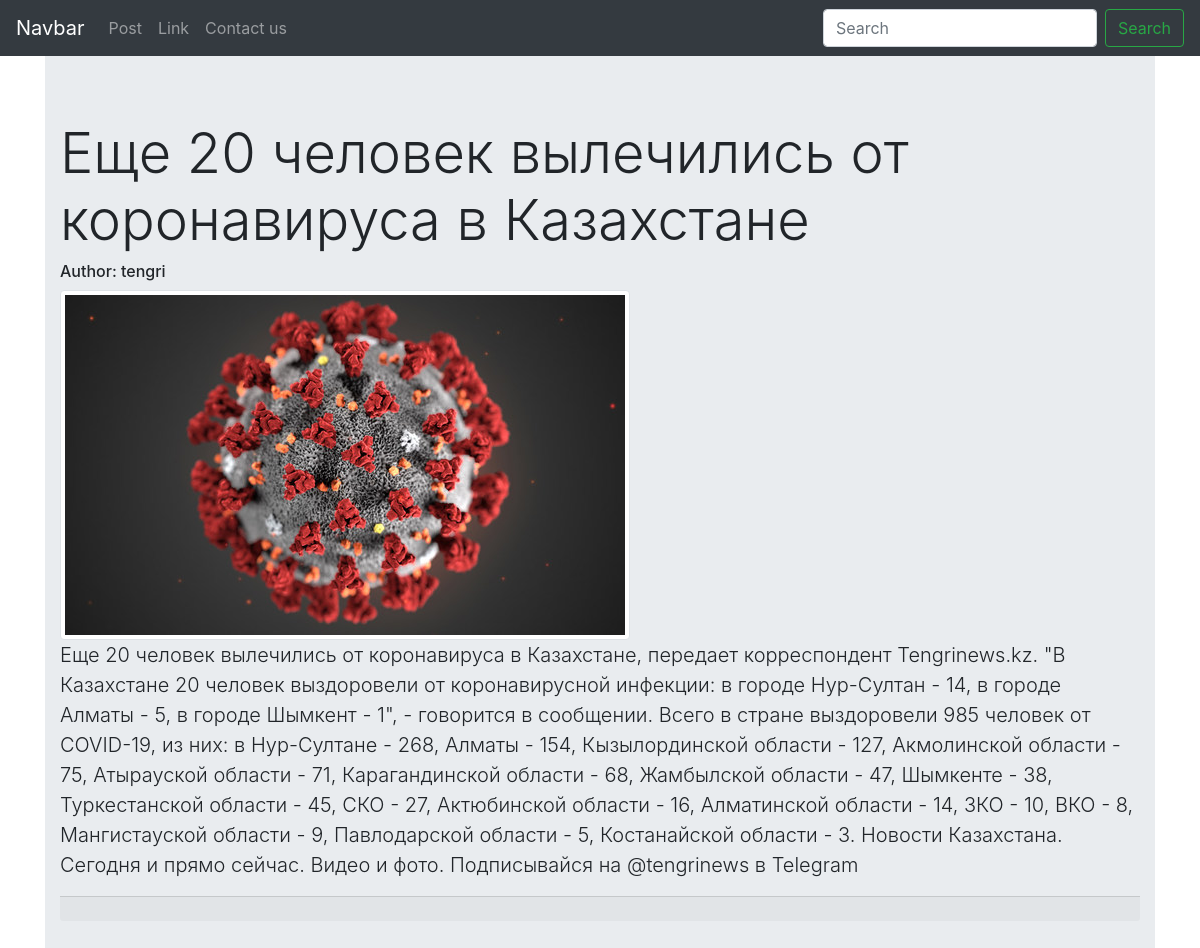
/4, run on an earlier commit of the app's database.
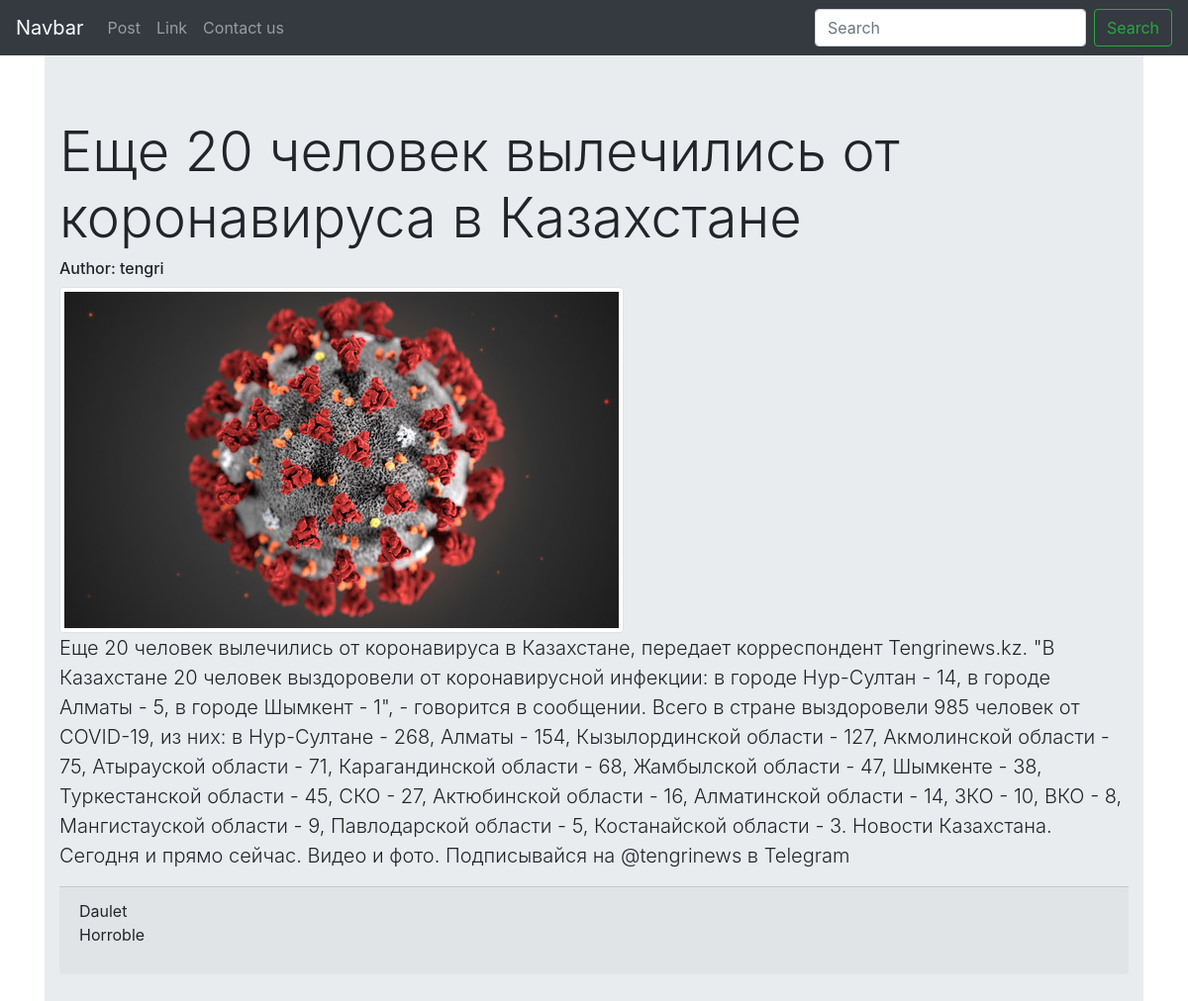
And on a later commit of the database.
### blog/models.py (models this page shows, shortened)
class Post(models.Model):
	author = models.CharField(max_length=200)
	title = models.CharField(max_length=200)
	text = models.TextField(blank=True)
	cover = models.ImageField(blank=True)
	created_date = models.DateTimeField(default=timezone.now)
	published_date = models.DateTimeField(blank=True, null=True)

class Comment(models.Model):
	post = models.ForeignKey(Post, on_delete=models.CASCADE, related_name='comments')
	comment = models.CharField(max_length=200)
	author = models.CharField(max_length=32)
	def __str__(self):
		return self.comment

### blog/views.py (the view)
# urls.py: path('<int:pk>', PostDetailView.as_view(), name='post_detail'),
class PostDetailView(DetailView):
	model = Post
	context_object_name = 'post'
	template_name='post_detail_view.html'

### templates/post_detail_view.html
{% extends "_base.html" %}
{% block content %}
<div class="jumbotron jumbotron-fluid">
  <div class="container">
    <h1 class="display-4">{{ post.title }}</h1>
    <h6>Author: {{ post.author }}</h6>
    {% if post.cover %}
		<img class="img-thumbnail" src="{{ post.cover.url }}" alt="{{ post.title }}">
	{% endif %}
    <p class="lead text-break">{{ post.text }}</p>
    <div class="card-footer">
      {% for comment in post.comments.all %}
        <p>
          <span> {{ comment.author }} </span> <br>
          {{ comment }}
        </p>
      {% endfor %}
    </div>
  </div>
</div>
{% endblock content %}

### templates/_base.html (shortened to what this page needs)
<html>
<head>
	<link rel="stylesheet" href="https://stackpath.bootstrapcdn.com/bootstrap/4.4.1/css/bootstrap.min.css">
</head>
<body>
	<header>
		<nav class="navbar navbar-expand-lg navbar-dark bg-dark ">
			<a class="navbar-brand" href="#">Navbar</a>
			<div class="collapse navbar-collapse" id="navbarSupportedContent">
				<ul class="navbar-nav mr-auto">
					<li class="nav-item">
						<a class="nav-link" href="{% url 'home' %}">Post</a>
					</li>
					<li class="nav-item">
						<a class="nav-link" href="#">Link</a>
					</li>
					<li class="nav-item">
						<a class="nav-link" href="{% url 'contact' %}">Contact us</a>
					</li>
				</ul>
				<form method="get" action="{% url 'search_results' %}" class="form-inline my-2 my-lg-0">
					<input name="q" class="form-control mr-sm-2" type="text" placeholder="Search" aria-label="Search">
					<button class="btn btn-outline-success my-2 my-sm-0" type="submit">Search</button>
				</form>
			</div>
		</nav>
	</header>
	<main>
		<div class="container">
			{% block content %}
			{% endblock content %}
		</div>
	</main>
</body>
</html>

What changed in the data, as far as the page shows it:
added Comment: author "Daulet", comment "Horroble"
